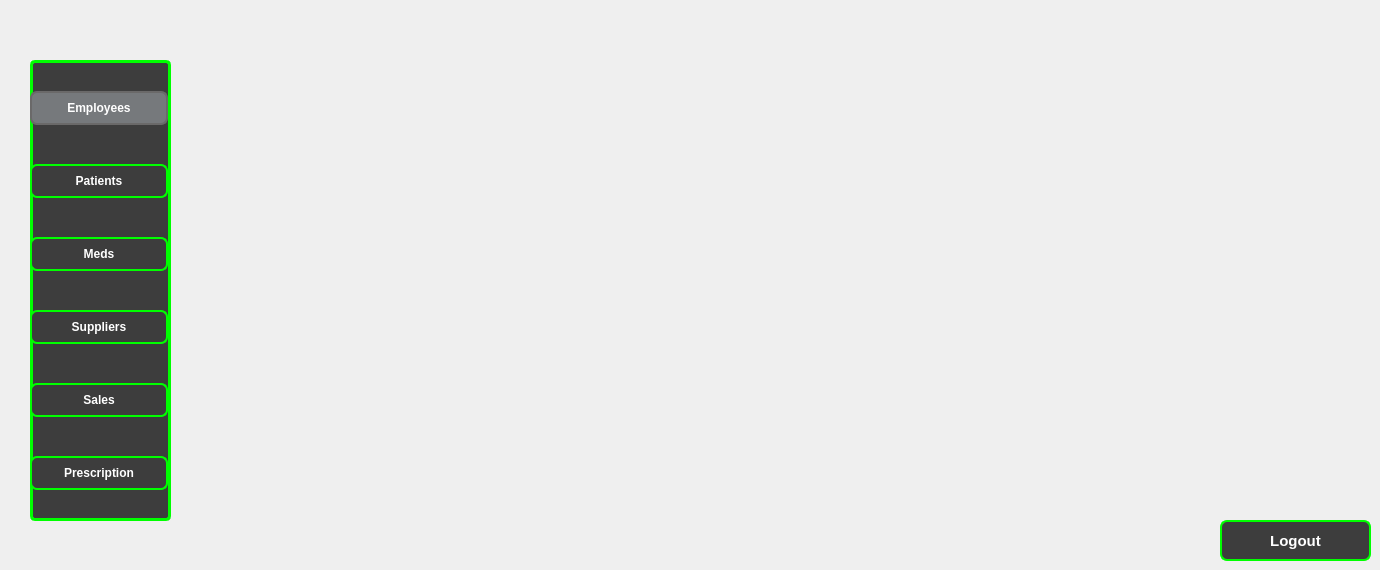
    <widget class="QWidget" name="otherpages">
     <widget class="QWidget" name="center_menu_widget_2" native="true">
      <property name="geometry">
       <rect>
        <x>30</x>
        <y>60</y>
        <width>141</width>
        <height>461</height>
       </rect>
      </property>
      <property name="sizePolicy">
       <sizepolicy hsizetype="Preferred" vsizetype="Minimum">
        <horstretch>0</horstretch>
        <verstretch>0</verstretch>
       </sizepolicy>
      </property>
      <property name="font">
       <font>
        <bold>true</bold>
       </font>
      </property>
      <property name="styleSheet">
       <string notr="true">QWidget {
    background-color: #3d3d3d;  /* Dark background */
    color: #ffffff;  /* White text */
    border: 3px solid #00ff00;  /* Orange border */
    border-radius: 5px;  /* Slight border radius */
    padding: 10px;  /* Internal padding */
    transition: background-color 0.3s ease, border-color 0.3s ease;  /* Smooth transition for background and border */
}


QWidget:disabled {
    background-color: #2b2b2b;  /* Darker background when disabled */
    color: #aaaaaa;  /* Gray text when disabled */
    border-color: #555555;  /* Lighter border when disabled */
}</string>
      </property>
      <layout class="QVBoxLayout" name="verticalLayout_2">
       <property name="spacing">
        <number>8</number>
       </property>
       <property name="leftMargin">
        <number>0</number>
       </property>
       <property name="rightMargin">
        <number>3</number>
       </property>
       <item>
        <widget class="QPushButton" name="employeebutton1">
         <property name="minimumSize">
          <size>
           <width>50</width>
           <height>30</height>
          </size>
         </property>
         <property name="font">
          <font>
           <bold>true</bold>
          </font>
         </property>
         <property name="styleSheet">
          <string notr="true">/* QPushButton Styling */
QPushButton {
    border-style: solid;
    background-color: #3d3d3d;  /* Same dark background */
    color: #fff;  /* White text */
    border-radius: 7px;  /* Rounded corners */
    border-width: 2px;  /* Set border width */
    border-color: #00ff00;  /* Orange border */
    padding: 8px 15px;  /* Padding for button spacing */
    outline: none; /* Remove default focus outline */
}

/* Hover effect */
QPushButton:hover {
    color: #ccc;  /* Light gray text on hover */
    background-color: qlineargradient(spread:pad, x1:0.517, y1:0, x2:0.517, y2:1, stop:0 rgba(45, 45, 45, 255), stop:0.505682 rgba(45, 45, 45, 255), stop:1 rgba(29, 29, 29, 255));  /* Darker background */
    border-color: #2d89ef;  /* Blue border on hover */
}

/* Pressed/Clicked effect (with border unchanged) */
QPushButton:pressed {
    background-color: qlineargradient(spread:pad, x1:0.517, y1:0, x2:0.517, y2:1, stop:0 rgba(29, 29, 29, 255), stop:0.505682 rgba(45, 45, 45, 255), stop:1 rgba(29, 29, 29, 255));  /* Darker background on press */
    border-color: #da532c;  /* Keep the orange border when pressed */
    border-width: 2px;  /* Keep the border width */
}

/* Focus effect */
QPushButton:focus {
    background-color: #18465d;  /* Dark blue background on focus */
    color: #ffffff;  /* White text on focus */
    border-color: #18465d;  /* Blue border on focus */
}

/* Checked/Pressed button stays in this state */
QPushButton:checked {
    background-color: #76797C;  /* Grayish background when checked */
    border-color: #6A6969;  /* Gray border when checked */
    color: #ffffff;  /* White text when checked */
}

/* Disabled Button */
QPushButton:disabled {
    background-color: #2b2b2b;  /* Darker background for disabled button */
    color: #aaaaaa;  /* Gray text when disabled */
    border-color: #555555;  /* Lighter border when disabled */
}
</string>
         </property>
         <property name="text">
          <string>Employees</string>
         </property>
         <property name="checkable">
          <bool>true</bool>
         </property>
         <property name="checked">
          <bool>true</bool>
         </property>
         <property name="autoExclusive">
          <bool>true</bool>
         </property>
        </widget>
       </item>
       <item>
        <widget class="QPushButton" name="patientbutton1">
         <property name="minimumSize">
          <size>
           <width>50</width>
           <height>30</height>
          </size>
         </property>
         <property name="font">
          <font>
           <bold>true</bold>
          </font>
         </property>
         <property name="styleSheet">
          <string notr="true">/* QPushButton Styling */
QPushButton {
    border-style: solid;
    background-color: #3d3d3d;  /* Same dark background */
    color: #fff;  /* White text */
    border-radius: 7px;  /* Rounded corners */
    border-width: 2px;  /* Set border width */
    border-color: #00ff00;  /* Orange border */
    padding: 8px 15px;  /* Padding for button spacing */
    outline: none; /* Remove default focus outline */
}

/* Hover effect */
QPushButton:hover {
    color: #ccc;  /* Light gray text on hover */
    background-color: qlineargradient(spread:pad, x1:0.517, y1:0, x2:0.517, y2:1, stop:0 rgba(45, 45, 45, 255), stop:0.505682 rgba(45, 45, 45, 255), stop:1 rgba(29, 29, 29, 255));  /* Darker background */
    border-color: #2d89ef;  /* Blue border on hover */
}

/* Pressed/Clicked effect (with border unchanged) */
QPushButton:pressed {
    background-color: qlineargradient(spread:pad, x1:0.517, y1:0, x2:0.517, y2:1, stop:0 rgba(29, 29, 29, 255), stop:0.505682 rgba(45, 45, 45, 255), stop:1 rgba(29, 29, 29, 255));  /* Darker background on press */
    border-color: #da532c;  /* Keep the orange border when pressed */
    border-width: 2px;  /* Keep the border width */
}

/* Focus effect */
QPushButton:focus {
    background-color: #18465d;  /* Dark blue background on focus */
    color: #ffffff;  /* White text on focus */
    border-color: #18465d;  /* Blue border on focus */
}

/* Checked/Pressed button stays in this state */
QPushButton:checked {
    background-color: #76797C;  /* Grayish background when checked */
    border-color: #6A6969;  /* Gray border when checked */
    color: #ffffff;  /* White text when checked */
}

/* Disabled Button */
QPushButton:disabled {
    background-color: #2b2b2b;  /* Darker background for disabled button */
    color: #aaaaaa;  /* Gray text when disabled */
    border-color: #555555;  /* Lighter border when disabled */
}
</string>
         </property>
         <property name="text">
          <string>Patients</string>
         </property>
         <property name="checkable">
          <bool>true</bool>
         </property>
         <property name="autoExclusive">
          <bool>true</bool>
         </property>
        </widget>
       </item>
       <item>
        <widget class="QPushButton" name="medsbutton1">
         <property name="minimumSize">
          <size>
           <width>50</width>
           <height>30</height>
          </size>
         </property>
         <property name="font">
          <font>
           <bold>true</bold>
          </font>
         </property>
         <property name="styleSheet">
          <string notr="true">/* QPushButton Styling */
QPushButton {
    border-style: solid;
    background-color: #3d3d3d;  /* Same dark background */
    color: #fff;  /* White text */
    border-radius: 7px;  /* Rounded corners */
    border-width: 2px;  /* Set border width */
    border-color: #00ff00;  /* Orange border */
    padding: 8px 15px;  /* Padding for button spacing */
    outline: none; /* Remove default focus outline */
}

/* Hover effect */
QPushButton:hover {
    color: #ccc;  /* Light gray text on hover */
    background-color: qlineargradient(spread:pad, x1:0.517, y1:0, x2:0.517, y2:1, stop:0 rgba(45, 45, 45, 255), stop:0.505682 rgba(45, 45, 45, 255), stop:1 rgba(29, 29, 29, 255));  /* Darker background */
    border-color: #2d89ef;  /* Blue border on hover */
}

/* Pressed/Clicked effect (with border unchanged) */
QPushButton:pressed {
    background-color: qlineargradient(spread:pad, x1:0.517, y1:0, x2:0.517, y2:1, stop:0 rgba(29, 29, 29, 255), stop:0.505682 rgba(45, 45, 45, 255), stop:1 rgba(29, 29, 29, 255));  /* Darker background on press */
    border-color: #da532c;  /* Keep the orange border when pressed */
    border-width: 2px;  /* Keep the border width */
}

/* Focus effect */
QPushButton:focus {
    background-color: #18465d;  /* Dark blue background on focus */
    color: #ffffff;  /* White text on focus */
    border-color: #18465d;  /* Blue border on focus */
}

/* Checked/Pressed button stays in this state */
QPushButton:checked {
    background-color: #76797C;  /* Grayish background when checked */
    border-color: #6A6969;  /* Gray border when checked */
    color: #ffffff;  /* White text when checked */
}

/* Disabled Button */
QPushButton:disabled {
    background-color: #2b2b2b;  /* Darker background for disabled button */
    color: #aaaaaa;  /* Gray text when disabled */
    border-color: #555555;  /* Lighter border when disabled */
}
</string>
         </property>
         <property name="text">
          <string>Meds</string>
         </property>
         <property name="checkable">
          <bool>true</bool>
         </property>
         <property name="autoExclusive">
          <bool>true</bool>
         </property>
        </widget>
       </item>
       <item>
        <widget class="QPushButton" name="supplierbutton_2">
         <property name="minimumSize">
          <size>
           <width>50</width>
           <height>30</height>
          </size>
         </property>
         <property name="font">
          <font>
           <bold>true</bold>
          </font>
         </property>
         <property name="styleSheet">
          <string notr="true">/* QPushButton Styling */
QPushButton {
    border-style: solid;
    background-color: #3d3d3d;  /* Same dark background */
    color: #fff;  /* White text */
    border-radius: 7px;  /* Rounded corners */
    border-width: 2px;  /* Set border width */
    border-color: #00ff00;  /* Orange border */
    padding: 8px 15px;  /* Padding for button spacing */
    outline: none; /* Remove default focus outline */
}

/* Hover effect */
QPushButton:hover {
    color: #ccc;  /* Light gray text on hover */
    background-color: qlineargradient(spread:pad, x1:0.517, y1:0, x2:0.517, y2:1, stop:0 rgba(45, 45, 45, 255), stop:0.505682 rgba(45, 45, 45, 255), stop:1 rgba(29, 29, 29, 255));  /* Darker background */
    border-color: #2d89ef;  /* Blue border on hover */
}

/* Pressed/Clicked effect (with border unchanged) */
QPushButton:pressed {
    background-color: qlineargradient(spread:pad, x1:0.517, y1:0, x2:0.517, y2:1, stop:0 rgba(29, 29, 29, 255), stop:0.505682 rgba(45, 45, 45, 255), stop:1 rgba(29, 29, 29, 255));  /* Darker background on press */
    border-color: #da532c;  /* Keep the orange border when pressed */
    border-width: 2px;  /* Keep the border width */
}

/* Focus effect */
QPushButton:focus {
    background-color: #18465d;  /* Dark blue background on focus */
    color: #ffffff;  /* White text on focus */
    border-color: #18465d;  /* Blue border on focus */
}

/* Checked/Pressed button stays in this state */
QPushButton:checked {
    background-color: #76797C;  /* Grayish background when checked */
    border-color: #6A6969;  /* Gray border when checked */
    color: #ffffff;  /* White text when checked */
}

/* Disabled Button */
QPushButton:disabled {
    background-color: #2b2b2b;  /* Darker background for disabled button */
    color: #aaaaaa;  /* Gray text when disabled */
    border-color: #555555;  /* Lighter border when disabled */
}
</string>
         </property>
         <property name="text">
          <string>Suppliers</string>
         </property>
         <property name="checkable">
          <bool>true</bool>
         </property>
         <property name="autoExclusive">
          <bool>true</bool>
         </property>
        </widget>
       </item>
       <item>
        <widget class="QPushButton" name="salesbutton1">
         <property name="minimumSize">
          <size>
           <width>50</width>
           <height>30</height>
          </size>
         </property>
         <property name="font">
          <font>
           <bold>true</bold>
          </font>
         </property>
         <property name="styleSheet">
          <string notr="true">/* QPushButton Styling */
QPushButton {
    border-style: solid;
    background-color: #3d3d3d;  /* Same dark background */
    color: #fff;  /* White text */
    border-radius: 7px;  /* Rounded corners */
    border-width: 2px;  /* Set border width */
    border-color: #00ff00;  /* Orange border */
    padding: 8px 15px;  /* Padding for button spacing */
    outline: none; /* Remove default focus outline */
}

/* Hover effect */
QPushButton:hover {
    color: #ccc;  /* Light gray text on hover */
    background-color: qlineargradient(spread:pad, x1:0.517, y1:0, x2:0.517, y2:1, stop:0 rgba(45, 45, 45, 255), stop:0.505682 rgba(45, 45, 45, 255), stop:1 rgba(29, 29, 29, 255));  /* Darker background */
    border-color: #2d89ef;  /* Blue border on hover */
}

/* Pressed/Clicked effect (with border unchanged) */
QPushButton:pressed {
    background-color: qlineargradient(spread:pad, x1:0.517, y1:0, x2:0.517, y2:1, stop:0 rgba(29, 29, 29, 255), stop:0.505682 rgba(45, 45, 45, 255), stop:1 rgba(29, 29, 29, 255));  /* Darker background on press */
    border-color: #da532c;  /* Keep the orange border when pressed */
    border-width: 2px;  /* Keep the border width */
}

/* Focus effect */
QPushButton:focus {
    background-color: #18465d;  /* Dark blue background on focus */
    color: #ffffff;  /* White text on focus */
    border-color: #18465d;  /* Blue border on focus */
}

/* Checked/Pressed button stays in this state */
QPushButton:checked {
    background-color: #76797C;  /* Grayish background when checked */
    border-color: #6A6969;  /* Gray border when checked */
    color: #ffffff;  /* White text when checked */
}

/* Disabled Button */
QPushButton:disabled {
    background-color: #2b2b2b;  /* Darker background for disabled button */
    color: #aaaaaa;  /* Gray text when disabled */
    border-color: #555555;  /* Lighter border when disabled */
}
</string>
         </property>
         <property name="text">
          <string>Sales</string>
         </property>
         <property name="checkable">
          <bool>true</bool>
         </property>
         <property name="autoExclusive">
          <bool>true</bool>
         </property>
        </widget>
       </item>
       <item>
        <widget class="QPushButton" name="ordonnancebutton1">
         <property name="minimumSize">
          <size>
           <width>50</width>
           <height>30</height>
          </size>
         </property>
         <property name="font">
          <font>
           <bold>true</bold>
          </font>
         </property>
         <property name="styleSheet">
          <string notr="true">/* QPushButton Styling */
QPushButton {
    border-style: solid;
    background-color: #3d3d3d;  /* Same dark background */
    color: #fff;  /* White text */
    border-radius: 7px;  /* Rounded corners */
    border-width: 2px;  /* Set border width */
    border-color: #00ff00;  /* Orange border */
    padding: 8px 15px;  /* Padding for button spacing */
    outline: none; /* Remove default focus outline */
}

/* Hover effect */
QPushButton:hover {
    color: #ccc;  /* Light gray text on hover */
    background-color: qlineargradient(spread:pad, x1:0.517, y1:0, x2:0.517, y2:1, stop:0 rgba(45, 45, 45, 255), stop:0.505682 rgba(45, 45, 45, 255), stop:1 rgba(29, 29, 29, 255));  /* Darker background */
    border-color: #2d89ef;  /* Blue border on hover */
}

/* Pressed/Clicked effect (with border unchanged) */
QPushButton:pressed {
    background-color: qlineargradient(spread:pad, x1:0.517, y1:0, x2:0.517, y2:1, stop:0 rgba(29, 29, 29, 255), stop:0.505682 rgba(45, 45, 45, 255), stop:1 rgba(29, 29, 29, 255));  /* Darker background on press */
    border-color: #da532c;  /* Keep the orange border when pressed */
    border-width: 2px;  /* Keep the border width */
}

/* Focus effect */
QPushButton:focus {
    background-color: #18465d;  /* Dark blue background on focus */
    color: #ffffff;  /* White text on focus */
    border-color: #18465d;  /* Blue border on focus */
}

/* Checked/Pressed button stays in this state */
QPushButton:checked {
    background-color: #76797C;  /* Grayish background when checked */
    border-color: #6A6969;  /* Gray border when checked */
    color: #ffffff;  /* White text when checked */
}

/* Disabled Button */
QPushButton:disabled {
    background-color: #2b2b2b;  /* Darker background for disabled button */
    color: #aaaaaa;  /* Gray text when disabled */
    border-color: #555555;  /* Lighter border when disabled */
}
</string>
         </property>
         <property name="text">
          <string>Prescription</string>
         </property>
         <property name="checkable">
          <bool>true</bool>
         </property>
         <property name="autoExclusive">
          <bool>true</bool>
         </property>
        </widget>
       </item>
      </layout>
     </widget>
     <widget class="QPushButton" name="logoutButton1">
      <property name="geometry">
       <rect>
        <x>1220</x>
        <y>520</y>
        <width>151</width>
        <height>41</height>
       </rect>
      </property>
      <property name="styleSheet">
       <string notr="true">/* QPushButton Styling */
QPushButton {
    border-style: solid;
    background-color: #3d3d3d;  /* Same dark background */
    color: #ffffff;  /* White text */
    font-size: 15px;  /* Increase font size */
    font-weight: bold;  /* Make text bold */
    border-radius: 7px;  /* Rounded corners */
    border-width: 2px;  /* Set border width */
    border-color: #00ff00;  /* Green border */
    padding: 8px 15px;  /* Padding for button spacing */
    outline: none; /* Remove default focus outline */
}

/* Hover effect */
QPushButton:hover {
    color: #e0e0e0;  /* Slightly brighter text on hover */
    background-color: qlineargradient(spread:pad, x1:0.517, y1:0, x2:0.517, y2:1, stop:0 rgba(45, 45, 45, 255), stop:0.505682 rgba(45, 45, 45, 255), stop:1 rgba(29, 29, 29, 255));  /* Darker background */
    border-color: #2d89ef;  /* Blue border on hover */
}

/* Pressed/Clicked effect (with border unchanged) */
QPushButton:pressed {
    background-color: qlineargradient(spread:pad, x1:0.517, y1:0, x2:0.517, y2:1, stop:0 rgba(29, 29, 29, 255), stop:0.505682 rgba(45, 45, 45, 255), stop:1 rgba(29, 29, 29, 255));  /* Darker background on press */
    border-color: #da532c;  /* Keep the orange border when pressed */
    border-width: 2px;  /* Keep the border width */
}

/* Checked/Pressed button stays in this state */
QPushButton:checked {
    background-color: #76797C;  /* Grayish background when checked */
    border-color: #6A6969;  /* Gray border when checked */
    color: #ffffff;  /* White text when checked */
}

/* Disabled Button */
QPushButton:disabled {
    background-color: #2b2b2b;  /* Darker background for disabled button */
    color: #aaaaaa;  /* Gray text when disabled */
    border-color: #555555;  /* Lighter border when disabled */
}
</string>
      </property>
      <property name="text">
       <string>Logout</string>
      </property>
     </widget>
    </widget>
